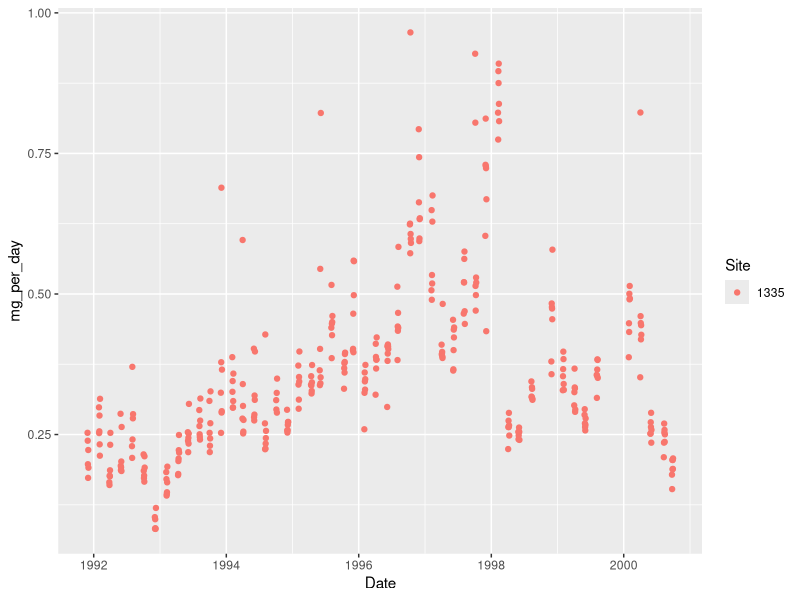
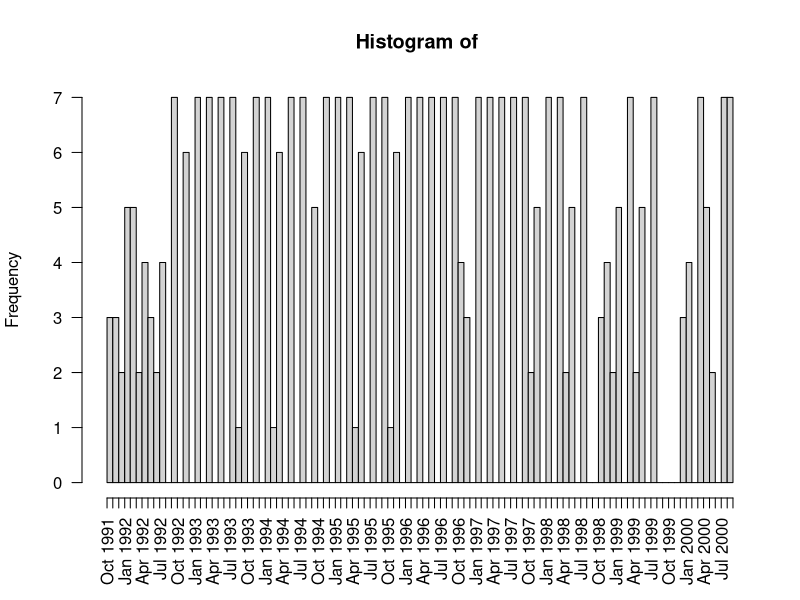
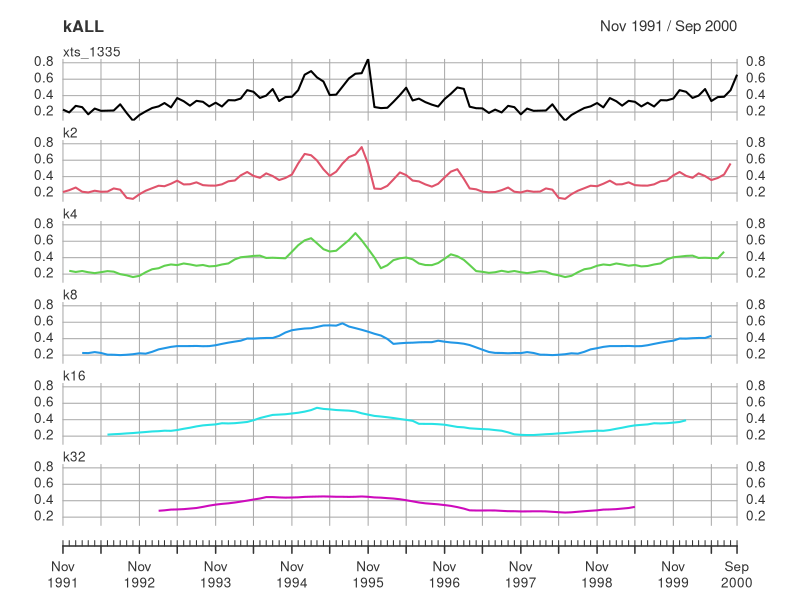
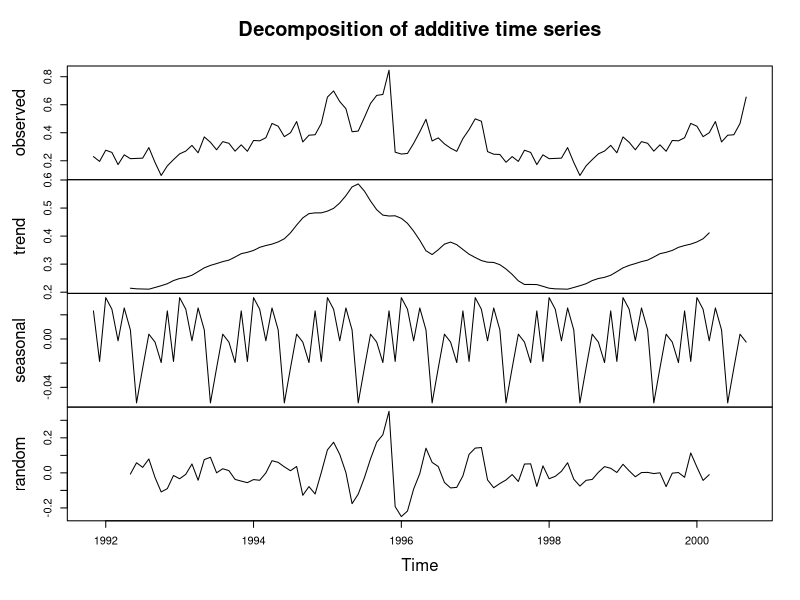
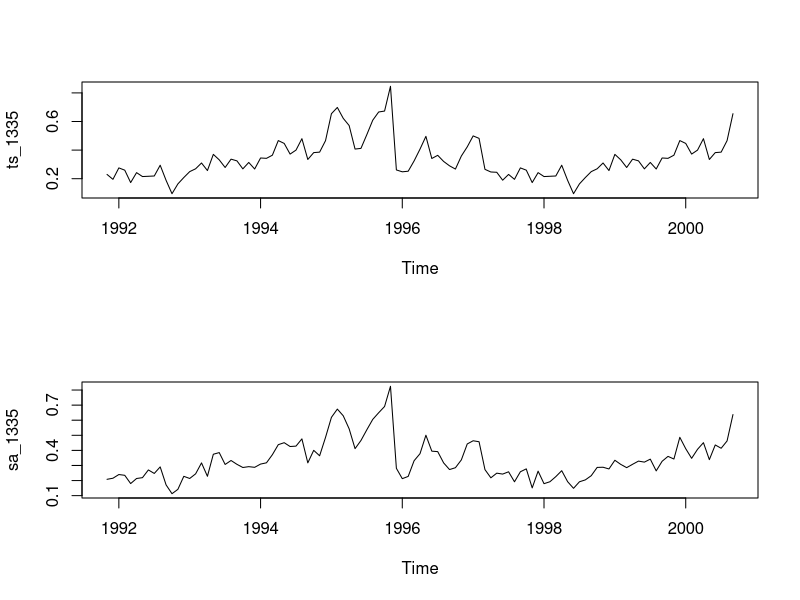
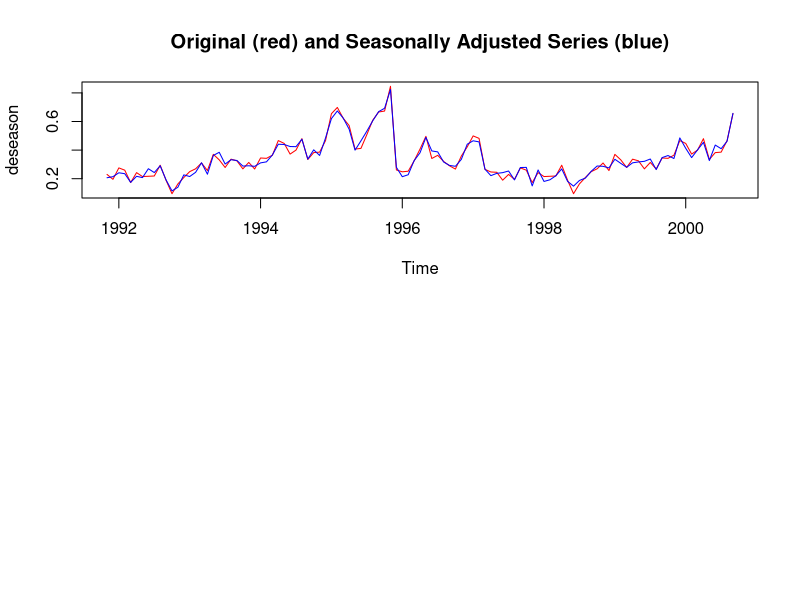
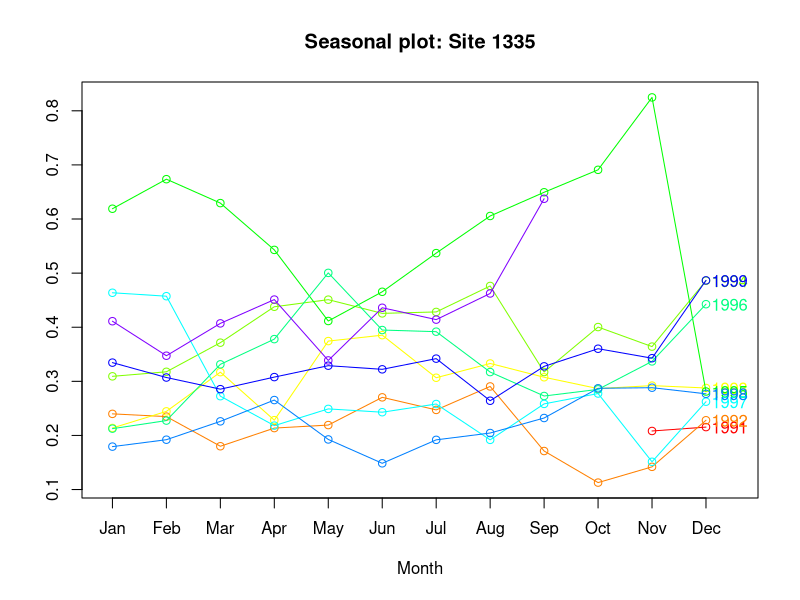
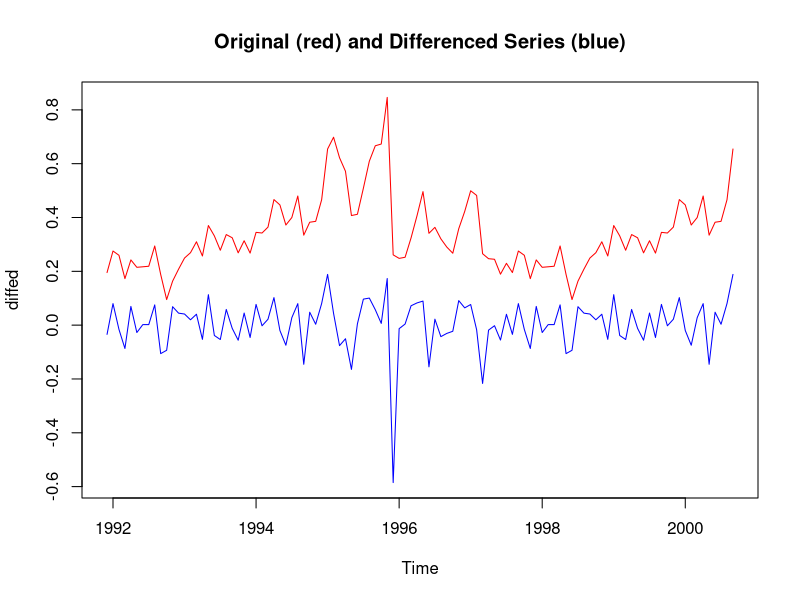

Reproduce these figures in R, in order.
## ---- chunk 1
knitr::opts_chunk$set(collapse = TRUE, warnings = FALSE)
## ---- chunk 2
library(tidyverse)
library(lubridate) # work with date/time data
library(readxl) # read excel files

library(zoo)
library(forecast)
library(tseries) # test for stationarity
## ---- chunk 3
s1335 <- read_csv("data/analytes_data_clean.csv") %>% 
   filter(Site == "1335") %>% 
   mutate(Year = year(Date),
          Month = month(Date),
          Day = day(Date),
          Site = factor(Site)) # change Site to a factor
s1335
## ---- chunk 4
ggplot(s1335,
        aes(Date, mg_per_day, color = Site)) +
   geom_point()
## ---- chunk 5
s1335 %>% 
   group_by(Year, Month) %>% 
   summarize(count = n()) %>% 
   arrange(-count) # arrange by count column in descending order
## ---- chunk 6
ave_s1335 <- s1335 %>% 
   group_by(Year, Month, Site) %>% 
   summarize(mg_per_day = mean(mg_per_day),
             SD = sd(mg_per_day))
## ---- chunk 7
hist(as.Date(s1335$Date), # change POSIXct to Date object
     breaks = "months", 
     freq = TRUE,
     xlab = "", # remove label so doesn't overlap with date labels,
     format = "%b %Y", # format the date label, mon year
     las = 2)
## ---- chunk 8
ts_1335 <- ts(ave_s1335$mg_per_day, frequency = 12,
                 start = c(1991, 11), end = c(2000, 9))

class(ts_1335) # check the object class
ts_1335 # see the data
## ---- chunk 9
library(zoo)
z_1335 <- zoo(s1335$mg_per_day, order.by = s1335$Date)

head(z_1335)
## ---- chunk 10
library(xts)
xts_1335 <- as.xts(x = ts_1335)

k2 <- rollmean(xts_1335, k = 2)
k4 <- rollmean(xts_1335, k = 4)
k8 <- rollmean(xts_1335, k = 8)
k16 <- rollmean(xts_1335, k = 16)
k32 <- rollmean(xts_1335, k = 32)

kALL <- merge.xts(xts_1335, k2, k4, k8, k16, k32)
head(kALL)

plot.xts(kALL, multi.panel = TRUE)
## ---- chunk 11
decomp_1335 <- decompose(ts_1335, type = "additive") # additive is the default
plot(decomp_1335)
## ---- chunk 12
stl_1335 <- stl(ts_1335, s.window = "periodic") # deompose into seasonal, trend, and irregular components
head(stl_1335$time.series)
## ---- chunk 13
sa_1335 <- seasadj(stl_1335) # seasonally adjusted data

par(mfrow = c(2,1))
plot(ts_1335) #, type = "1")
plot(sa_1335)
## ---- chunk 14
s1335_deseason <- ts_1335 - decomp_1335$seasonal # manually adjust for seasonality

deseason <- ts.intersect(ts_1335, s1335_deseason) # bind the two time series

plot.ts(deseason, 
        plot.type = "single",
        col = c("red", "blue"),
        main = "Original (red) and Seasonally Adjusted Series (blue)")
## ---- chunk 15
par(mfrow = c(1,1))
seasonplot(sa_1335, 12, 
           col = rainbow(12), 
           year.labels = TRUE,
           main = "Seasonal plot: Site 1335")
## ---- chunk 16
adf.test(ts_1335) # p-value < 0.05 indicates the TS is stationary
kpss.test(ts_1335, null = "Trend") # null hypothesis is that the ts is level/trend stationary, so do not want to reject the null, p > 0.05
## ---- chunk 17
nsdiffs(ts_1335, type = "trend") # seasonal differencing
ndiffs(ts_1335, type = "trend") # type 'level' deterministic component is default

stationaryTS <- diff(ts_1335, differences= 1)

diffed <- ts.intersect(ts_1335, stationaryTS) # bind the two time series

plot.ts(diffed, 
        plot.type = "single",
        col = c("red", "blue"),
        main = "Original (red) and Differenced Series (blue)")
## ---- chunk 18
adf.test(stationaryTS) 
kpss.test(stationaryTS, null = "Trend")
## ---- chunk 19
acf(s1335$mg_per_day)
## ---- chunk 20
pacf(s1335$mg_per_day)
## ---- chunk 21
Box.test(ts_1335)
## ---- chunk 22
ar_1335 <- ar(ts_1335, method = "mle")

mean(ts_1335)

ar_1335$order
ar_1335$ar
acf(ar_1335$res[-(1:ar_1335$order)], lag = 50) 
## ---- chunk 23
diff <- window(ts_1335, start = 1991)
head(diff)

lm_s1335 <- lm(diff ~ time(diff)) # extract the time component as the explanatory variable
coef(lm_s1335)

confint(lm_s1335)
acf(resid(lm_s1335))
## ---- chunk 24
Seas <- cycle(diff)
Time <- time(diff)
s1335_slm <- lm(ts_1335 ~ 0 + Time + factor(Seas))
coef(s1335_slm)
acf(resid(s1335_slm))
## ---- chunk 25
library(nlme)
gls_s1335 <- gls(ts_1335 ~ time(ts_1335), cor = corAR1(0.7))
coef(gls_s1335)
confint(gls_s1335)
acf(resid(gls_s1335))
## ---- chunk 26
par(mfrow = c(2,1)) # change window so 2 rows, 1 column of plots
plot(ts_1335)
plot(diff(ts_1335))
## ---- chunk 27
arima_1 <-  arima(ts_1335, order = c(6,1,12))
arima_1
acf(resid(arima_1), lag = 50)
## ---- chunk 28
arima_2 <-  arima(ts_1335, order = c(1, 1, 1))
arima_2
acf(resid(arima_2), lag = 50)
## ---- chunk 29
arima_3 <- auto.arima(ts_1335, seasonal = FALSE, max.p = 20, max.q = 20)
arima_3
acf(resid(arima_3), lag = 50)

autoplot(ts_1335) # plot the time series
## ---- chunk 30
sarima <- auto.arima(ts_1335)
sarima

acf(resid(sarima), lag = 50)
